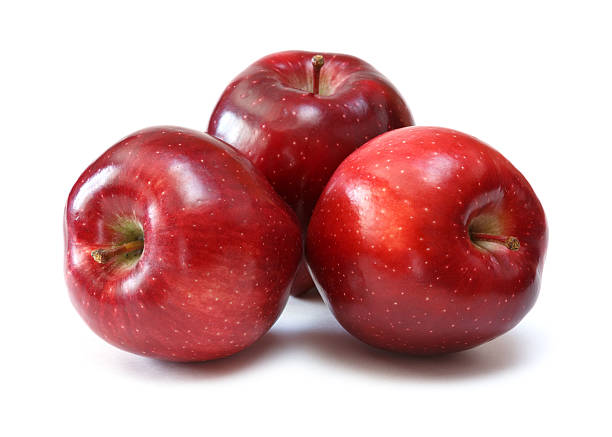
#> input picture codigo_estudiantes/emonroy/manzanas.jpg, 612 x 437 px
$ python contourarea.py
#> lines starting #> are read from the running program, lines starting #| are printed output that depends on the picture; after the words box and inside, x2 and y2 are one past the last pixel; in counts of white or black regions, pixels touching at a corner belong together
import cv2
import numpy as np

# 1. Cargar la imagen usando la ruta absoluta exacta de Windows
imagen = cv2.imread('manzanas.jpg')
#> imagen is the input picture: shape (437, 612, 3); mean B, G, R 170.6, 169.7, 213.1

# VALIDACIÓN: Verifica si OpenCV realmente pudo cargar el archivo
if imagen is None:
 print("Error: No se pudo cargar la imagen. Verifica que el nombre o la extensión (.jpg, .png) sean correctos.")
else:
 # Si la imagen existe, continúa con la conversión
    gris = cv2.cvtColor(imagen, cv2.COLOR_BGR2GRAY)
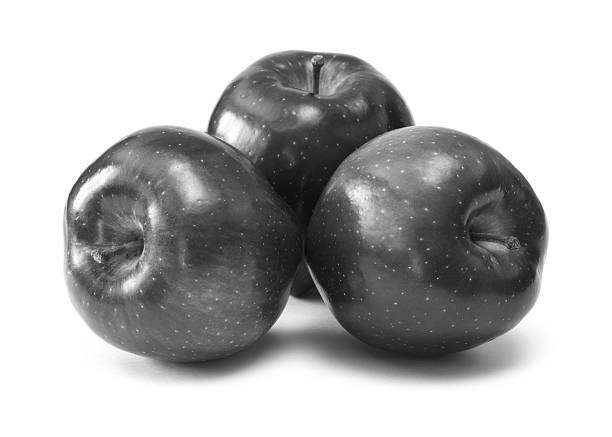
#> gris: shape (437, 612); min 8, max 255, mean 182.8

# 2. Aplicar un filtro de desfoque para reducir variaciones de luz
desfoque = cv2.GaussianBlur(gris, (5, 5), 0)

# 3. Binarizar la imagen (Convertir a blanco y negro puro)
# El fondo debe ser negro y los objetos blancos para findContours
_, binarizada = cv2.threshold(desfoque, 127, 255, cv2.THRESH_BINARY_INV)
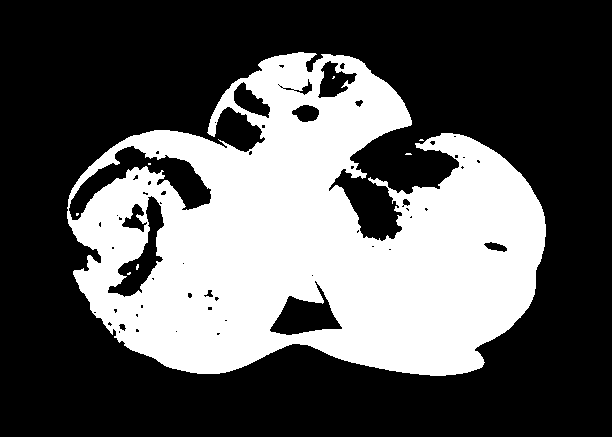
#> binarizada: shape (437, 612); 35.1% white; 8 white regions (7 under 20 px)

# 4. Encontrar los contornos de los objetos
contornos, _ = cv2.findContours(binarizada, cv2.RETR_EXTERNAL, cv2.CHAIN_APPROX_SIMPLE)
#> contornos = 3 contours, 2 with area under 20; largest, box (x1, y1, x2, y2) and area: (67, 52, 546, 376) 102535

# Copia de la imagen original para dibujar los resultados
resultado = imagen.copy()

print(f"Se encontraron un total de {len(contornos)} contornos candidatos.\n")
#| Se encontraron un total de 3 contornos candidatos.

# Establecer un umbral de área mínima para filtrar el ruido (en píxeles)
AREA_MINIMA = 500

# 5. Iterar sobre cada contorno para calcular su área
for i, contorno in enumerate(contornos):
     # CALCULAR EL ÁREA EN PÍXELES
     area = cv2.contourArea(contorno)
#> this loop made 3 passes
#> area on pass 3: 102535

 # Filtrar objetos que son demasiado pequeños (ruido)
if area > AREA_MINIMA:
    print(f"Contorno #{i}: Área válida = {area:.2f} píxeles")
#| Contorno #2: Área válida = 102535.00 píxeles

 # Dibujar el contorno en color verde (grosor de 2 píxeles)
    cv2.drawContours(resultado, [contorno], -1, (0, 255, 0), 2)

 # Opcional: Obtener coordenadas para poner texto encima del objeto
    x, y, w, h = cv2.boundingRect(contorno)
#> x = 67; y = 52; w = 479; h = 324
    cv2.putText(resultado, f"Area: {int(area)}", (x, y - 10),
    cv2.FONT_HERSHEY_SIMPLEX, 0.5, (255, 0, 0), 2)
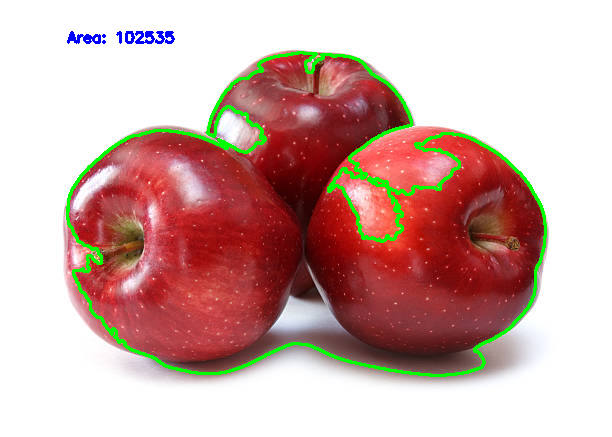
#> resultado: shape (437, 612, 3); mean B, G, R 167.9, 173.6, 207.1
else:
    print(f"Contorno #{i}: Ignorado por ruido (Área = {area:.2f} píxeles)")

# 6. Mostrar las imágenes en ventanas
    cv2.imshow("Imagen Binaria (Entrada)", binarizada)
    cv2.imshow("Objetos Detectados (Filtrados)", resultado)

# Esperar a que se presione una tecla para cerrar las ventanas
    cv2.waitKey(0)
    cv2.destroyAllWindows()
